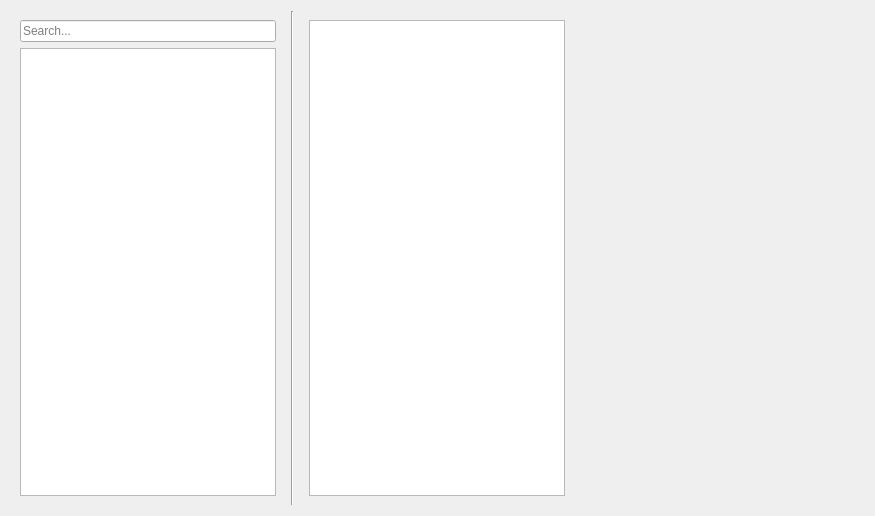
<?xml version="1.0" encoding="UTF-8"?>
<ui version="4.0">
 <class>indirect_sound_editor</class>
 <widget class="QWidget" name="indirect_sound_editor">
  <property name="geometry">
   <rect>
    <x>0</x>
    <y>0</y>
    <width>875</width>
    <height>516</height>
   </rect>
  </property>
  <property name="windowTitle">
   <string>Form</string>
  </property>
  <layout class="QHBoxLayout" name="horizontalLayout_3">
   <item>
    <widget class="QWidget" name="widget" native="true">
     <property name="sizePolicy">
      <sizepolicy hsizetype="Fixed" vsizetype="Preferred">
       <horstretch>0</horstretch>
       <verstretch>0</verstretch>
      </sizepolicy>
     </property>
     <layout class="QVBoxLayout" name="verticalLayout">
      <item>
       <widget class="QLineEdit" name="search_bar">
        <property name="placeholderText">
         <string>Search...</string>
        </property>
       </widget>
      </item>
      <item>
       <widget class="QListView" name="sets_list_view"/>
      </item>
     </layout>
    </widget>
   </item>
   <item>
    <widget class="Line" name="line">
     <property name="orientation">
      <enum>Qt::Vertical</enum>
     </property>
    </widget>
   </item>
   <item>
    <widget class="QWidget" name="widget_2" native="true">
     <property name="sizePolicy">
      <sizepolicy hsizetype="Fixed" vsizetype="Preferred">
       <horstretch>0</horstretch>
       <verstretch>0</verstretch>
      </sizepolicy>
     </property>
     <layout class="QVBoxLayout" name="verticalLayout_2">
      <item>
       <widget class="QListView" name="sounds_list_view"/>
      </item>
     </layout>
    </widget>
   </item>
   <item>
    <widget class="QWidget" name="widget_3" native="true">
     <layout class="QFormLayout" name="form_layout"/>
    </widget>
   </item>
  </layout>
 </widget>
 <resources/>
 <connections/>
</ui>
